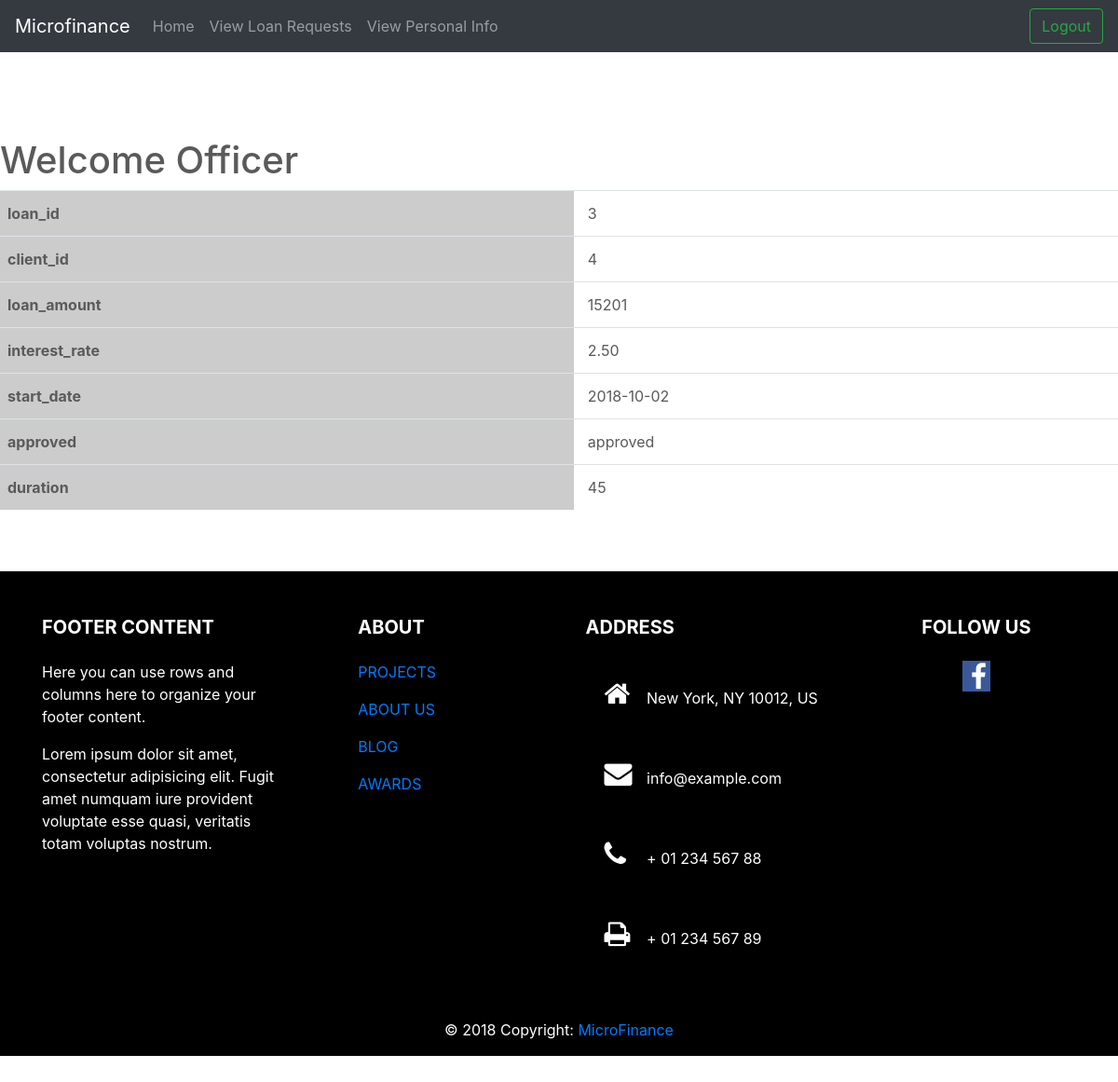
/Officer/viewloandetails.php?loan_id=3 (signed in), run on the app's committed database.
### tables this page shows
CREATE TABLE `loanapplications` (
  `loan_id` int(10) NOT NULL,
  `client_id` int(10) DEFAULT NULL,
  `loan_amount` int(10) DEFAULT NULL,
  `interest_rate` decimal(4,2) DEFAULT NULL,
  `start_date` date DEFAULT NULL,
  `approved` enum('pending','approved','rejected','verified') DEFAULT 'pending',
  `duration` int(11) NOT NULL
);

### Officer/viewloandetails.php (the view, shortened to what this page needs)
<!doctype html>
<html lang="en">
<head>
    <link rel="stylesheet" href="https://cdnjs.cloudflare.com/ajax/libs/font-awesome/4.7.0/css/font-awesome.min.css">
<link href="../css/custom.css" rel="stylesheet">
    <link href="../../dist/css/bootstrap.min.css" rel="stylesheet">
    <link rel="stylesheet" href="https://stackpath.bootstrapcdn.com/bootstrap/4.1.3/css/bootstrap.min.css"
>
    <link href="carousel.css" rel="stylesheet">
</head>
<body>
<header>
    <nav class="navbar navbar-expand-md navbar-dark fixed-top bg-dark">
        <a class="navbar-brand" href="#">Microfinance</a>
        <div class="collapse navbar-collapse" id="navbarCollapse">
            <ul class="navbar-nav mr-auto">
            <li class="nav-item">
                    <a class="nav-link" href="officerhome.php">Home</a>
                </li>
                <li class="nav-item ">
                    <a class="nav-link" href="viewloanrequests.php">View Loan Requests </a>
                </li>
                <li class="nav-item ">
                    <a class="nav-link" href="viewpdetails.php">View Personal Info </a>
                </li>
            </ul>
            <form class="form-inline mt-2 mt-md-0" action="../login/logout.php">
                <button class="btn btn-outline-success my-2 my-sm-0" type="submit">Logout</button>
            </form>
        </div>
    </nav>
</header>
<main role="main">
    <h1>Welcome Officer</h1>
    <div id="loan_details">
        <?php
        if (isset($_GET['loan_id']) && !empty($_GET['loan_id'])) {
            $loan_id = $_GET['loan_id'];
            $query = "SELECT * FROM `loanapplications` WHERE `loan_id` = $loan_id";
            $dbconn = mysqli_connect("localhost", "jester","mafia","microfinance");
            $result = mysqli_query($dbconn, $query);
            if ($result) {
                echo '<table class="table">';
                foreach (mysqli_fetch_assoc($result) as $attrib => $value) {
                    echo
                        '<tr>'
                        . '<td style="font-weight:bold; background:#ccc;	height:30px; padding-left:8px; align:left">' . $attrib . '</td>'
                        . '<td style="height:30px; padding-left:15px;">' . $value . '</td>'
                        . '</tr>';
                }
                echo '</table>';
            }
        }
        ?>
    </div>
    <div style="height:50px">
</div>
      <footer class="page-footer font-small mdb-color lighten-3 pt-4">
<div class="container text-center text-md-left">
  <div class="row">
    <div class="col-md-4 col-lg-3 mr-auto my-md-4 my-0 mt-4 mb-1">
      <h5 class="font-weight-bold text-uppercase mb-4">Footer Content</h5>
      <p>Here you can use rows and columns here to organize your footer content.</p>
      <p>Lorem ipsum dolor sit amet, consectetur adipisicing elit. Fugit amet numquam iure provident voluptate esse
        quasi, veritatis totam voluptas nostrum.</p>
    </div>
    <div class="col-md-2 col-lg-2 mx-auto my-md-4 my-0 mt-4 mb-1">
      <h5 class="font-weight-bold text-uppercase mb-4">About</h5>
      <ul class="list-unstyled">
        <li>
          <p>
            <a href="#!">PROJECTS</a>
          </p>
        </li>
        <li>
          <p>
            <a href="#!">ABOUT US</a>
          </p>
        </li>
        <li>
          <p>
            <a href="#!">BLOG</a>
          </p>
        </li>
        <li>
          <p>
            <a href="#!">AWARDS</a>
          </p>
        </li>
      </ul>
    </div>
    <div class="col-md-4 col-lg-3 mx-auto my-md-4 my-0 mt-4 mb-1">
      <h5 class="font-weight-bold text-uppercase mb-4">Address</h5>
      <ul class="list-unstyled">
        <li>
          <p>
            <i class="fa fa-home mr-3"></i> New York, NY 10012, US</p>
        </li>
        <li>
          <p>
            <i class="fa fa-envelope mr-3"></i> info@example.com</p>
        </li>
        <li>
          <p>
            <i class="fa fa-phone mr-3"></i> + 01 234 567 88</p>
        </li>
        <li>
          <p>
            <i class="fa fa-print mr-3"></i> + 01 234 567 89</p>
        </li>
      </ul>
    </div>
    <div class="col-md-2 col-lg-2 text-center mx-auto my-4">
      <h5 class="font-weight-bold text-uppercase mb-4">Follow Us</h5>
      <a type="button" class="btn-floating btn-fb">
        <i class="fa fa-facebook"></i>
      </a>
    </div>
  </div>
</div>
<div class="footer-copyright text-center py-3">© 2018 Copyright:
  <a href=""> MicroFinance</a>
</div>
</footer>
</main>
</body>
</html>

### css/custom.css (style rules this page uses)
.fa { padding: 20px; font-size: 30px; width: 45px; text-decoration: none; }
.fa-facebook { background: #3B5998; color: #FFFFFF; padding: 0.05em 0.3em; background: #3B5998; color: white; width: 30px; }
footer { background: black; color: white; }

### css/carousel.css (style rules this page uses)
body { padding-top: 3rem; padding-bottom: 3rem; color: #5a5a5a; }

### data on the page
loanapplications: loan_id "3", client "4", loan_amount "15201", interest_rate "2.50", start_date "2018-10-02", approved "approved", duration "45"

### other printed values
$attrib "loan_id"
$attrib "client_id"
$attrib "loan_amount"
$attrib "interest_rate"
$attrib "start_date"
$attrib "approved"
$attrib "duration"
